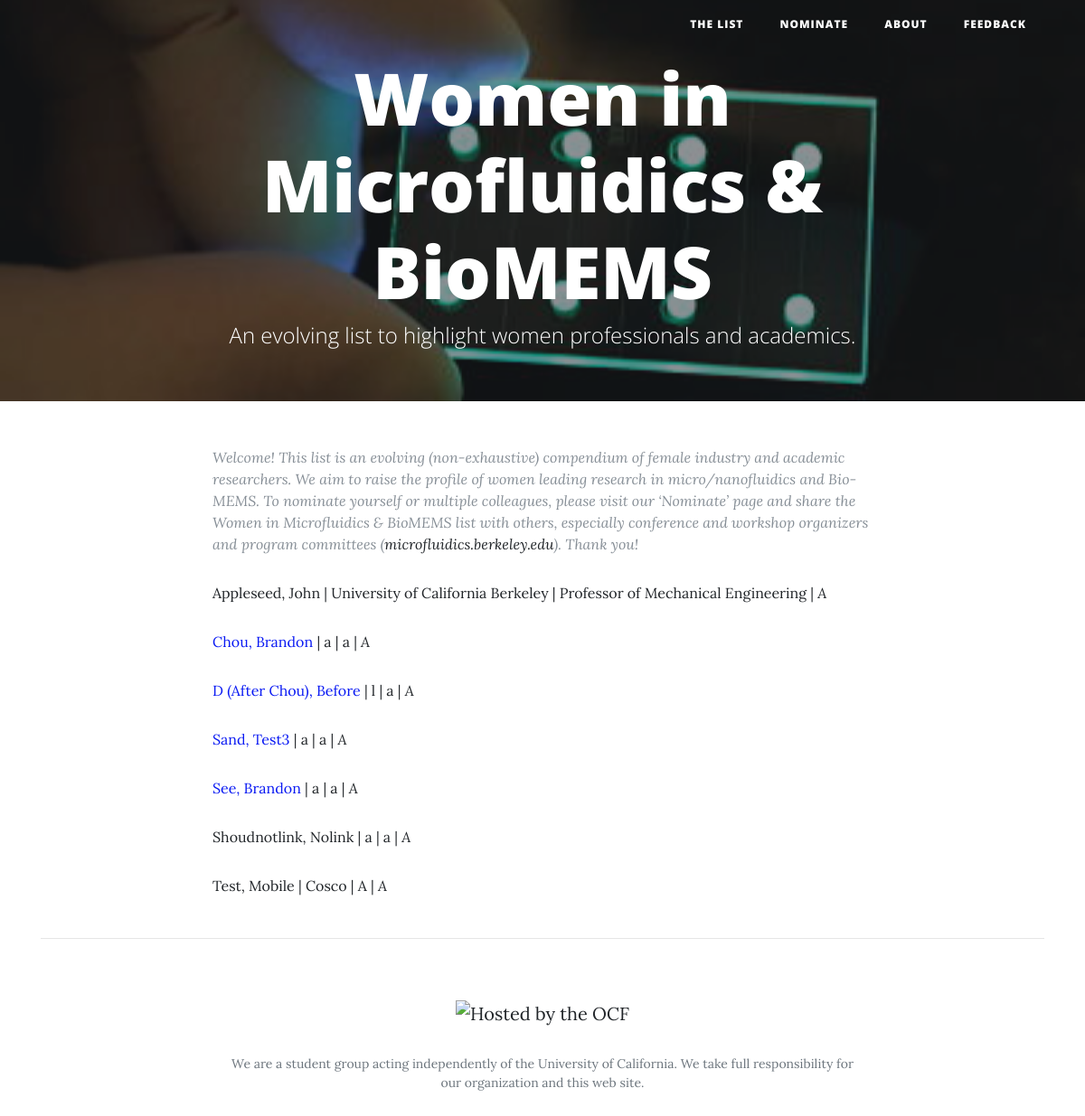
Before: / with the older database file.
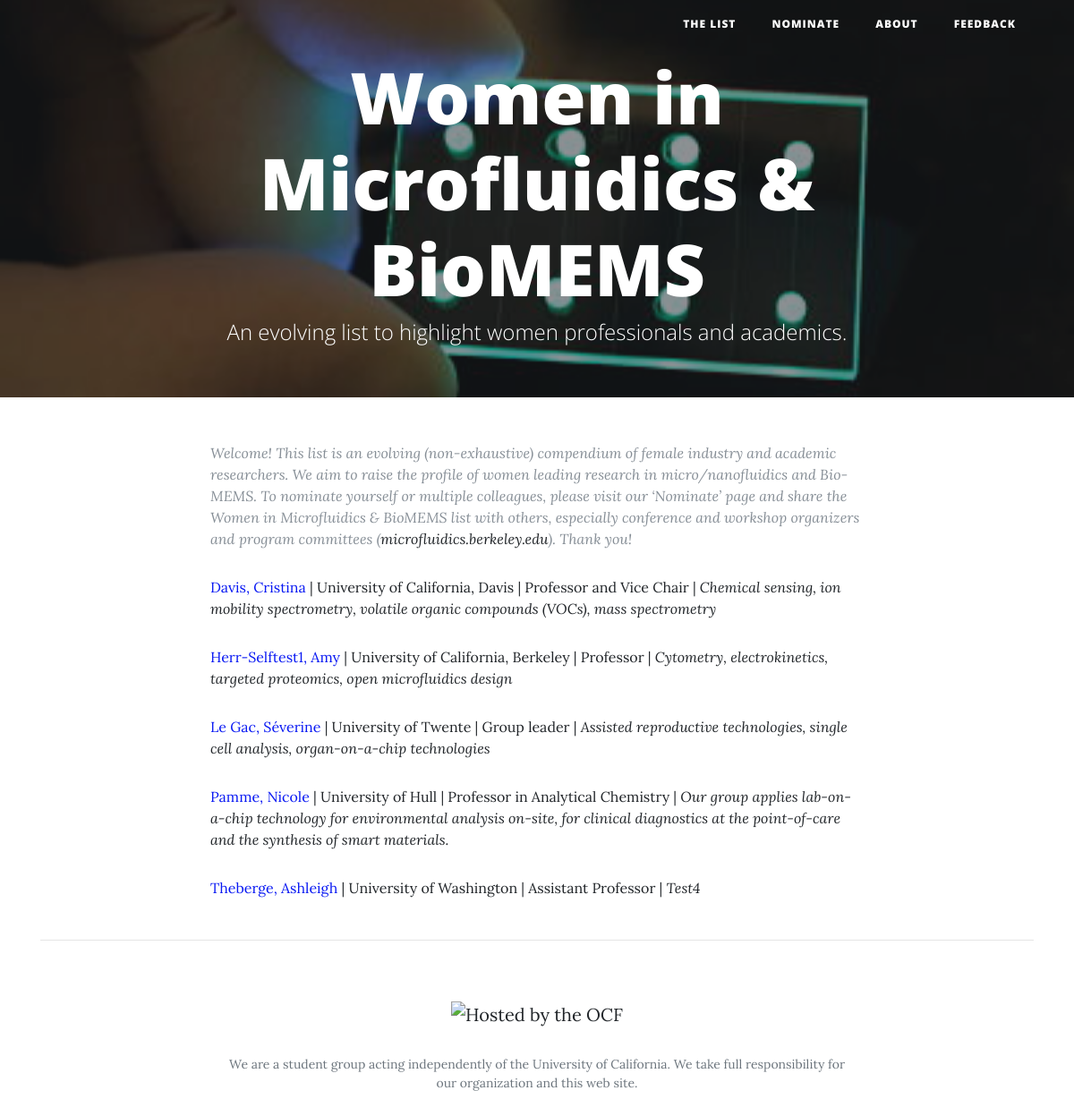
After: the same page with the newer database file.
### researchers/models.py (models this page shows)
class Researcher(models.Model):
    LEVELS_CHOICES = [('Assistant Professor', 'Assistant Professor'), ('Associate Professor', 'Associate Professor'), ('Full Professor', 'Full Professor'), ('Senior Industry Scientist', 'Senior Industry Scientist')]
    firstname = models.CharField(max_length=200)
    lastname = models.CharField(max_length=200, default="N/A")
    fullname = models.CharField(max_length=200,default="N/A")
    email = models.CharField(max_length=200)
    institution = models.CharField(max_length=200)
    position = models.CharField(max_length=200)
    country = models.CharField(max_length=200)
    website_link = models.CharField(max_length=200,default="N/A")
    level = models.CharField(choices=LEVELS_CHOICES, blank=True, max_length=200)
    des = models.CharField(max_length=200)

### researchers/views.py (the view)
# urls.py: 2. Add a URL to urlpatterns:  url(r'^$', views.home, name='home')
def home(request):
    r = Researcher.objects.all().order_by('lastname')
    return render(request, 'home.html', {'researcher': r})

### researchers/templates/home.html (shortened to what this page needs)
{% extends "base.html" %}
{% load static %}
{% block content %}
<div style="
	    font-size: 0px;
	    ">
<div class="post-preview">
  <p class="post-meta">
  Welcome! This list is an evolving (non-exhaustive) compendium of female industry and academic researchers. We aim to raise the profile of women leading research in micro/nanofluidics and Bio-MEMS. To nominate yourself or multiple colleagues, please visit our ‘Nominate’ page and share the Women in Microfluidics & BioMEMS list with others, especially conference and workshop organizers and program committees (<a href="http://microfluidics.berkeley.edu">microfluidics.berkeley.edu</a>). Thank you! </p>
  <br>
</div>
<div>
  {% for r in researcher %}
    <div class="researcher">
	{% if r.website_link != "N/A" and r.website_link != "" %}
	<p><a class="researcherwebname" href="{{ r.website_link }}">{{ r.fullname|title}}</a> | {{ r.institution }} | {{r.position}} | <i>{{ r.des|capfirst }}</i></p>
	{% else %}
	<p> {{ r.fullname|title}} | {{ r.institution }} | {{r.position}} | <i>{{ r.des|capfirst }}</i></p>
	{% endif %}
    </div>
  {% endfor %}
</div>
{% endblock %}

### researchers/templates/base.html (shortened to what this page needs)
{% load static %}
<!DOCTYPE html>
<html lang="en">
  <head>
    <link href="{% static 'vendor/bootstrap/css/bootstrap.min.css' %}" rel="stylesheet">
    <link href="{% static 'custom.css' %}" rel="stylesheet">
    <link href="{% static 'vendor/font-awesome/css/font-awesome.min.css' %}" rel="stylesheet" type="text/css">
    <link href="{% static 'css/clean-blog.min.css' %}" rel="stylesheet">
  </head>
  <body>
    <nav class="navbar navbar-expand-lg navbar-light fixed-top" id="mainNav">
      <div class="container">
        <div class="collapse navbar-collapse" id="navbarResponsive">
          <ul class="navbar-nav ml-auto">
            <li class="nav-item">
              <a class="nav-link" href="/">The List</a>
            </li>
            <li class="nav-item">
              <a class="nav-link" href="/nominate">Nominate</a>
            </li>
            <li class="nav-item">
              <a class="nav-link" href="/about">About</a>
            </li>
	    <li class = "nav-item">
		<a class="nav-link" href="/feedback">Feedback</a>
	    </li>
          </ul>
        </div>
      </div>
    </nav>
    <header class="masthead">
      <div class="overlay"></div>
      <div class="container">
        <div class="row">
          <div class="col-lg-8 col-md-10 mx-auto">
            <div class="site-heading">
              <h1>Women in Microfluidics & BioMEMS</h1>
              <span class="subheading">An evolving list to highlight women professionals and academics.</span>
            </div>
          </div>
        </div>
      </div>
    </header>
    <div class="container">
      <div class="row">
        <div class="col-lg-8 col-md-10 mx-auto">
              <div>
              {% block content %}{% endblock %}
              </div>
        </div>
      </div>
    </div>
    <hr>
    <footer>
      <div class="container">
        <div class="row">
          <div class="col-lg-8 col-md-10 mx-auto">
            <ul class="list-inline text-center">
              <li class="list-inline-item">
                <a href="https://www.ocf.berkeley.edu">
                  <img src="https://www.ocf.berkeley.edu/hosting-logos/ocf-hosted-penguin.svg" alt="Hosted by the OCF" style="border: 0;"/>
                  </a>
              </li>
            </ul>
            <p class="copyright text-muted">We are a student group acting independently of the University of California. We take full responsibility for our organization and this web site.
            </p>
          </div>
        </div>
      </div>
    </footer>
  </body>
</html>

### static/custom.css (style rules this page uses)
.researcher { font-size:16px }
.researcherwebname { color:#0919f3;text-decoration:none }

Changed rows visible on the page:
removed Researcher: fullname "Appleseed, John", institution "University of California Berkeley", position "Professor of Mechanical Engineering", des "A"
removed Researcher: fullname "Chou, Brandon", institution "a", position "a", des "A"
removed Researcher: fullname "D (After Chou), Before", institution "l", position "a", des "A"
removed Researcher: fullname "Sand, Test3", institution "a", position "a", des "A"
removed Researcher: fullname "See, Brandon", institution "a", position "a", des "A"
removed Researcher: fullname "Shoudnotlink, Nolink", institution "a", position "a", des "A"
removed Researcher: fullname "Test, Mobile", institution "Cosco", position "A", des "A"
added Researcher: fullname "Davis, Cristina", institution "University of California, Davis", position "Professor and Vice Chair", des "Chemical sensing, ion mobility spectrometry, volatile organic compounds (VOCs), mass spectrometry"
added Researcher: fullname "Herr-Selftest1, Amy", institution "University of California, Berkeley", position "Professor", des "Cytometry, electrokinetics, targeted proteomics, open microfluidics design"
added Researcher: fullname "Le Gac, Séverine", institution "University of Twente", position "Group leader", des "Assisted reproductive technologies, single cell analysis, organ-on-a-chip technologies"
added Researcher: fullname "Pamme, Nicole", institution "University of Hull", position "Professor in Analytical Chemistry", des "Our group applies lab-on-a-chip technology for environmental analysis on-site, for clinical diagnostics at the point-of-care and the synthesis of smart materials."
added Researcher: fullname "Theberge, Ashleigh", institution "University of Washington", position "Assistant Professor", des "Test4"
